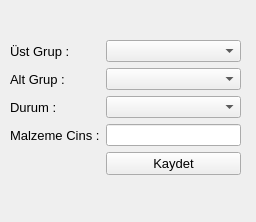
<?xml version="1.0" encoding="UTF-8"?>
<ui version="4.0">
 <class>DialogProductType</class>
 <widget class="QWidget" name="DialogProductType">
  <property name="geometry">
   <rect>
    <x>0</x>
    <y>0</y>
    <width>256</width>
    <height>222</height>
   </rect>
  </property>
  <property name="windowTitle">
   <string>Form</string>
  </property>
  <widget class="QWidget" name="formLayoutWidget">
   <property name="geometry">
    <rect>
     <x>10</x>
     <y>40</y>
     <width>231</width>
     <height>161</height>
    </rect>
   </property>
   <layout class="QFormLayout" name="formLayout">
    <item row="0" column="0">
     <widget class="QLabel" name="label">
      <property name="font">
       <font>
        <pointsize>10</pointsize>
       </font>
      </property>
      <property name="text">
       <string>Üst Grup :</string>
      </property>
     </widget>
    </item>
    <item row="1" column="0">
     <widget class="QLabel" name="label_4">
      <property name="font">
       <font>
        <pointsize>10</pointsize>
       </font>
      </property>
      <property name="text">
       <string>Alt Grup :</string>
      </property>
     </widget>
    </item>
    <item row="3" column="0">
     <widget class="QLabel" name="label_2">
      <property name="font">
       <font>
        <pointsize>10</pointsize>
       </font>
      </property>
      <property name="text">
       <string>Malzeme Cins :</string>
      </property>
     </widget>
    </item>
    <item row="0" column="1">
     <widget class="QComboBox" name="cb_mainCat"/>
    </item>
    <item row="1" column="1">
     <widget class="QComboBox" name="cb_secondCat"/>
    </item>
    <item row="2" column="0">
     <widget class="QLabel" name="label_3">
      <property name="font">
       <font>
        <pointsize>10</pointsize>
       </font>
      </property>
      <property name="text">
       <string>Durum :</string>
      </property>
     </widget>
    </item>
    <item row="2" column="1">
     <widget class="QComboBox" name="cb_status"/>
    </item>
    <item row="3" column="1">
     <widget class="QLineEdit" name="txt_productType"/>
    </item>
    <item row="4" column="1">
     <widget class="QPushButton" name="btn_save">
      <property name="font">
       <font>
        <pointsize>10</pointsize>
       </font>
      </property>
      <property name="text">
       <string>Kaydet</string>
      </property>
     </widget>
    </item>
   </layout>
  </widget>
  <widget class="QLabel" name="lbl_title">
   <property name="geometry">
    <rect>
     <x>10</x>
     <y>10</y>
     <width>91</width>
     <height>16</height>
    </rect>
   </property>
   <property name="font">
    <font>
     <pointsize>12</pointsize>
    </font>
   </property>
   <property name="text">
    <string/>
   </property>
  </widget>
 </widget>
 <resources/>
 <connections/>
</ui>
